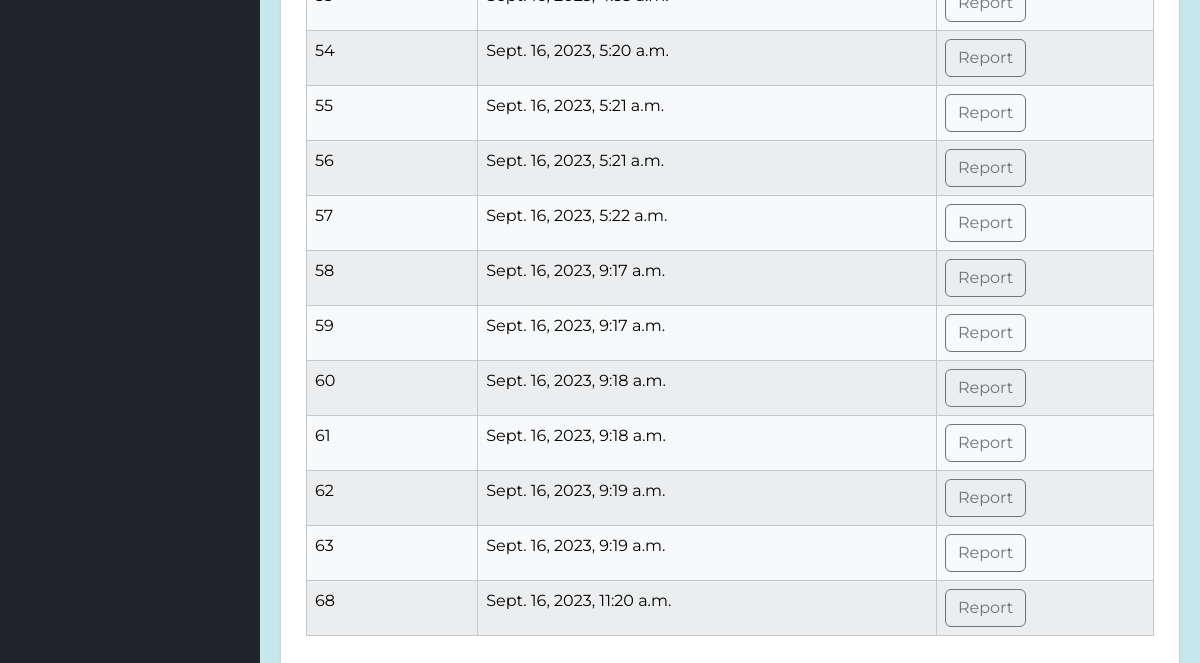
/showhistory/1/ (signed in, lower part), run on an earlier commit of the app's database.
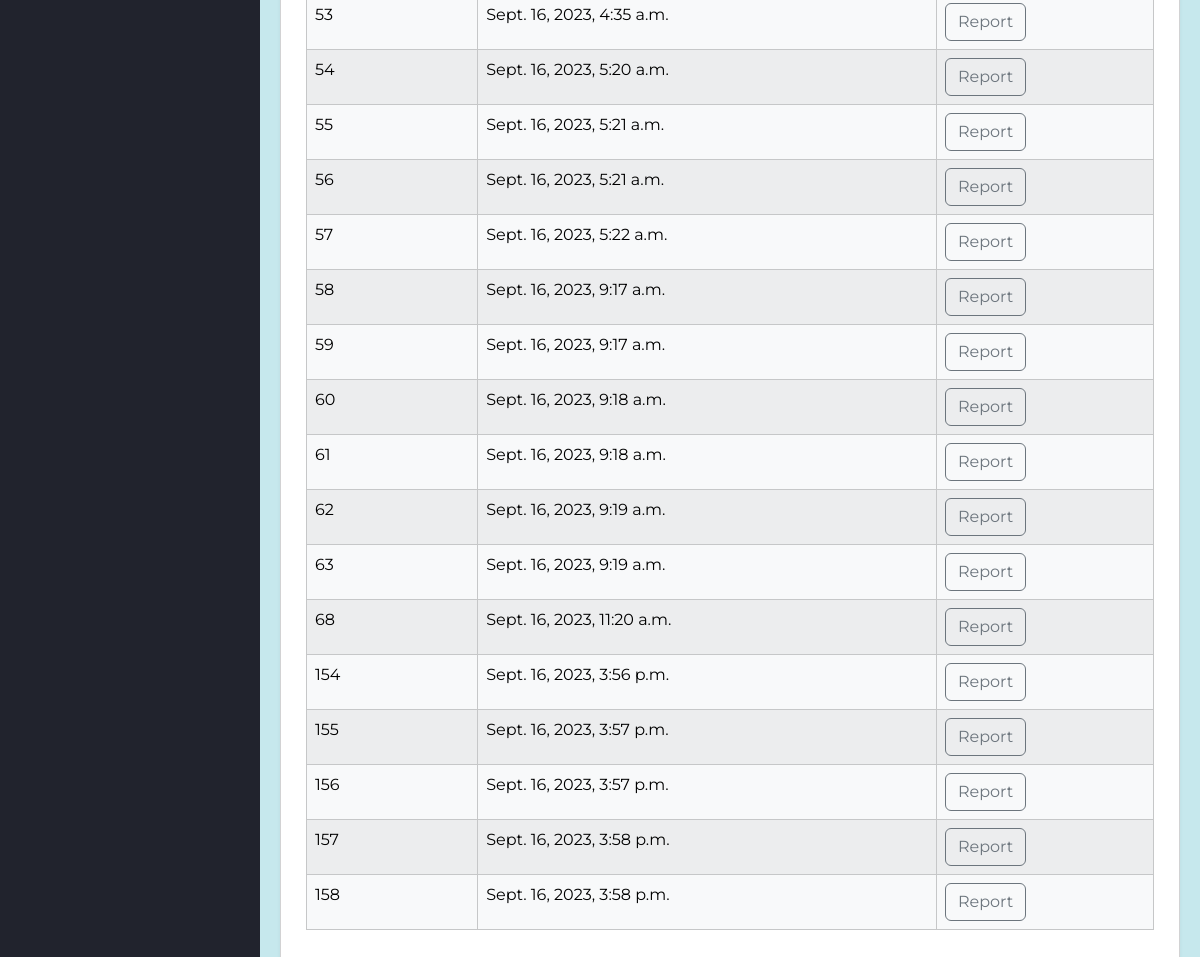
And on a later commit of the database.
### monitor/models.py (models this page shows)
class SystemDataInstance(models.Model):
    system = models.ForeignKey(System,on_delete=models.CASCADE)
    reported_time = models.DateTimeField(auto_now_add=True)
    anti_virus_status = models.BooleanField(default=False)
    firewall_virus_status = models.BooleanField(default=False)
    cpu_percent = models.FloatField()
    ram_percent = models.FloatField()
    running_process = models.TextField()
    usb_devices = models.TextField()
    modified_files = models.TextField()
    network_connection = models.TextField()
    installed_softwares = models.TextField(null=True)

### monitor/views.py (the view)
# urls.py: path('showhistory/',views.multisystem,name='multisystem'),
@login_required
def showhistory(request,id):
    system = System.objects.get(id=id)
    user = request.user
    if user == system.user:
        systemdatas = SystemDataInstance.objects.filter(system=system)
        context = {
            'systemdatas':systemdatas,
            'id':id,
            'sys':system.name
        }
        return render(request,"monitor/history.html",context=context)
    return redirect('dashboard')

### templates/monitor/history.html (shortened to what this page needs)
{% extends 'monitor/base.html' %}
        {% block content %}
        <main class="main-container">
            <div class="report-chart">
                <div class="charts-card">
                        <table class="table table-light table-striped table-hover table-bordered">
                                    <tbody>
                                        {% for i in systemdatas %}
                                        <tr>
                                            <td>
                                                {{i.id}}
                                            </td>
                                            <td>
                                                {{i.reported_time}}
                                            </td>
                                            <td>
                                                <button class="btn btn-outline-secondary" onclick="redirect({{ i.id }})">Report</button>
                                            </td>
                                        </tr>
                                        {% endfor %}
                                    </tbody>
                        </table>
                </div>
            </div>
            </main>
{% endblock %}

### templates/monitor/base.html (shortened to what this page needs)
{% load static %}
<!DOCTYPE html>
<html lang="en">
<head>
    <link href="https://cdn.jsdelivr.net/npm/bootstrap@5.3.2/dist/css/bootstrap.min.css" rel="stylesheet">
    <link href="{% static 'css/style.css' %}" rel="stylesheet">
</head>
<body>
    <div class="grid-container">
        <aside id="sidebar">
        </aside>
        {% block content %}
        {% endblock %}
</body>
</html>

### static/css/style.css (style rules this page uses)
body { margin: 0; padding: 0; box-sizing: border-box; background-color: #c6e8ed !important; color: #666666 !important; font-family: "Montserrat", sans-serif; }
.grid-container { display: grid; grid-template-columns: 260px 1fr 1fr 1fr; grid-template-rows: 0.2fr 3fr; grid-template-areas: "sidebar header header header" "sidebar main main main"; height: 100vh; }
#sidebar { grid-area: sidebar; height: 100%; background-color: #21232d; color: #9799ab; overflow-y: auto; transition: all 0.5s; -webkit-transition: all 0.5s; }
.main-container { grid-area: main; overflow-y: auto; padding: 20px 20px; }
.charts-card { border: 1px solid #d2d2d3; border-radius: 5px; box-shadow: 0 6px 7px -4px rgba(0, 0, 0, 0.2); background-color: white; margin-bottom: 20px; padding: 25px; box-sizing: border-box; -webkit-column-break-inside: avoid; }

What changed in the data, as far as the page shows it:
now on this page (row unchanged): SystemDataInstance: id "53", reported_time "Sept. 16, 2023, 4:35 a.m."
added SystemDataInstance: id "154", reported_time "Sept. 16, 2023, 3:56 p.m."
added SystemDataInstance: id "155", reported_time "Sept. 16, 2023, 3:57 p.m."
added SystemDataInstance: id "156", reported_time "Sept. 16, 2023, 3:57 p.m."
added SystemDataInstance: id "157", reported_time "Sept. 16, 2023, 3:58 p.m."
added SystemDataInstance: id "158", reported_time "Sept. 16, 2023, 3:58 p.m."
